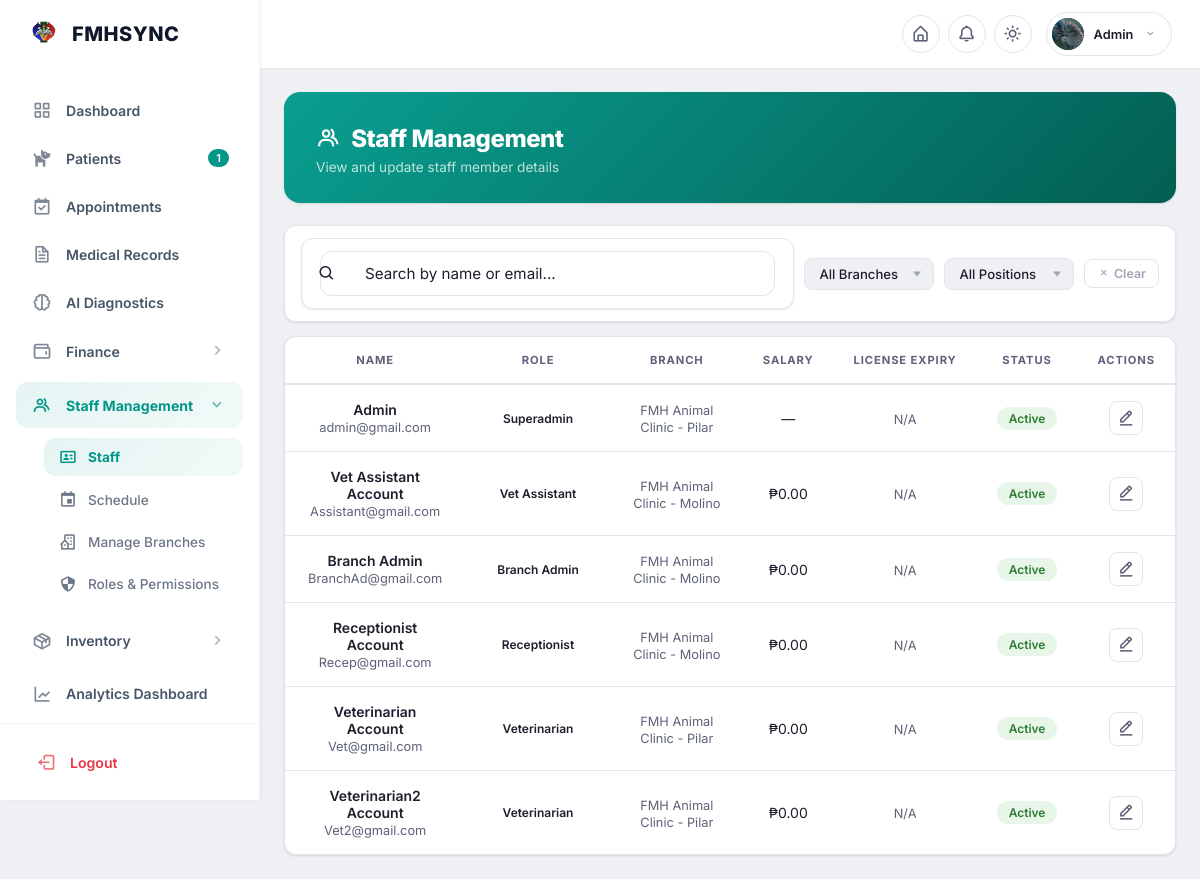
Page /employees/staff/ (signed in) on the earlier database version.
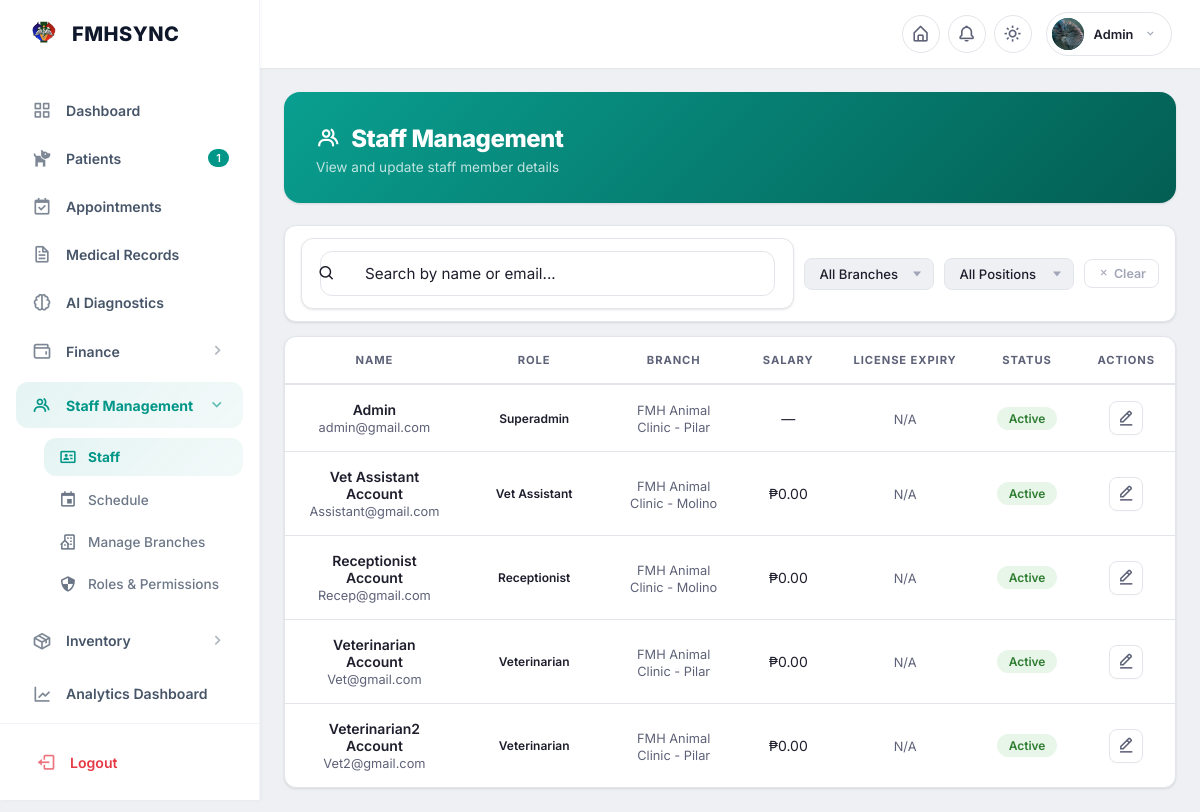
Same page on the later database version.
### accounts/models.py (models this page shows, shortened)
class User(AbstractUser):
    assigned_role = models.ForeignKey(
        'accounts.Role',
        on_delete=models.SET_NULL,
        null=True,
        blank=True,
        related_name='users',
        help_text='Custom role with granular permissions'
    )
    branch = models.ForeignKey(
        'branches.Branch',
        on_delete=models.SET_NULL,
        null=True,
        blank=True,
        related_name='branch_users',
        help_text='The branch this user belongs to.',
    )
    profile_picture = models.ImageField(
        upload_to='profiles/',
        blank=True,
        null=True,
        help_text='Profile picture for the user'
    )
    phone_number = models.CharField(max_length=20, blank=True)
    address = models.TextField(
        blank=True, help_text='Full address of the pet owner')
    def is_pet_owner(self):
        if self.is_superuser:
            return False
        if self.assigned_role:
            return not self.assigned_role.is_staff_role
        return True  # Default to pet owner for safety if no role assigned
    def has_module_permission(self, module_code, permission_type=None):
        if self.is_superuser:
            return True
        if self.assigned_role:
            return self.assigned_role.has_module_permission(module_code, permission_type)
        return False
    def get_display_role(self):
        if self.is_superuser:
            return 'Super Administrator'
        if self.assigned_role:
            return self.assigned_role.name
        return 'Pet Owner'
    class Meta:
        ordering = ['username']

### accounts/rbac_models.py (models this page shows, shortened)
class Role(models.Model):
    SUPERADMIN = 'superadmin'
    BRANCH_ADMIN = 'branch_admin'
    VET = 'veterinarian'
    RECEPTIONIST = 'receptionist'
    VET_ASSISTANT = 'vet_assistant'
    USER = 'user'  # Pet owner / customer
    name = models.CharField(max_length=100, unique=True)
    code = models.SlugField(max_length=50, unique=True)
    description = models.TextField(blank=True)
    modules = models.ManyToManyField(
        Module,
        through=ModulePermission,
        related_name='roles'
    )
    hierarchy_level = models.PositiveIntegerField(
        default=0,
        help_text='Higher level = more authority (0=basic, 10=admin)'
    )
    is_staff_role = models.BooleanField(
        default=True,
        help_text='If True, users with this role access the admin portal'
    )
    is_system_role = models.BooleanField(
        default=False,
        help_text='System roles cannot be deleted'
    )
    restrict_to_branch = models.BooleanField(
        default=True,
        help_text='If True, users see only their branch data'
    )
    created_at = models.DateTimeField(auto_now_add=True)
    updated_at = models.DateTimeField(auto_now=True)
    class Meta:
        ordering = ['-hierarchy_level', 'name']
        verbose_name = 'Role'
        verbose_name_plural = 'Roles'

### branches/models.py (models this page shows, shortened)
class Branch(models.Model):
    name = models.CharField(max_length=150, unique=True, help_text="Branch name (e.g. Downtown Clinic)")
    branch_code = models.CharField(max_length=50, unique=True, blank=True, null=True)
    phone_number = models.CharField(max_length=20)
    email = models.EmailField(blank=True, null=True)
    address = models.CharField(max_length=255)
    city = models.CharField(max_length=100)
    state = models.CharField(max_length=100)
    zip_code = models.CharField(max_length=20)
    clinic_license_number = models.CharField(
        max_length=100, blank=True,
        help_text='Clinic/branch registration or license number'
    )
    operating_hours = models.TextField(blank=True, null=True, help_text="e.g. Mon-Fri: 8am-6pm, Sat: 9am-2pm")
    is_active = models.BooleanField(default=True)
    google_maps_embed_url = models.URLField(
        max_length=1000,
        blank=True,
        help_text='Google Maps embed URL for iframe display'
    )
    google_maps_link = models.URLField(
        max_length=500,
        blank=True,
        help_text='Direct link to Google Maps location'
    )
    facebook_url = models.URLField(max_length=500, blank=True, help_text='Facebook page URL')
    instagram_url = models.URLField(max_length=500, blank=True, help_text='Instagram profile URL')
    messenger_url = models.URLField(max_length=500, blank=True, help_text='Facebook Messenger URL')
    tiktok_url = models.URLField(max_length=500, blank=True, help_text='TikTok profile URL')
    display_order = models.PositiveIntegerField(
        default=0,
        help_text='Order for contact page display (lower = first)'
    )
    badge_label = models.CharField(
        max_length=50,
        blank=True,
        help_text="Display badge (e.g., 'Main Branch', 'New!')"
    )
    created_at = models.DateTimeField(auto_now_add=True)
    updated_at = models.DateTimeField(auto_now=True)
    class Meta:
        verbose_name_plural = 'Branches'
        ordering = ['name']

### employees/models.py (models this page shows, shortened)
class StaffMember(SoftDeleteModel):
    class Position(models.TextChoices):
        VETERINARIAN = 'VETERINARIAN', 'Veterinarian'
        VET_ASSISTANT = 'VET_ASSISTANT', 'Vet Assistant'
        RECEPTIONIST = 'RECEPTIONIST', 'Receptionist'
        ADMIN = 'ADMIN', 'Admin'
        OJT = 'OJT', 'OJT'
    first_name = models.CharField(max_length=100)
    last_name = models.CharField(max_length=100)
    email = models.EmailField(blank=True)
    phone = models.CharField(max_length=20, blank=True)
    position = models.CharField(max_length=20, choices=Position.choices)
    salary = models.DecimalField(max_digits=10, decimal_places=2, default=0)
    branch = models.ForeignKey(
        Branch,
        on_delete=models.SET_NULL,
        null=True,
        blank=True,
        related_name='staff_members',
    )
    date_hired = models.DateField(null=True, blank=True)
    is_active = models.BooleanField(default=True)
    license_number = models.CharField(
        max_length=100, blank=True, help_text='PRC license number (for vets)')
    license_expiry = models.DateField(
        null=True, blank=True, help_text='License expiration date')
    user = models.OneToOneField(
        'accounts.User',
        on_delete=models.SET_NULL,
        null=True,
        blank=True,
        related_name='staff_profile',
    )
    created_at = models.DateTimeField(auto_now_add=True)
    updated_at = models.DateTimeField(auto_now=True)
    objects = StaffMemberManager()
    class Meta:
        ordering = ['last_name', 'first_name']

### employees/views.py (the view, shortened to what this page needs)
# urls.py: path('staff/', views.staff_list, name='staff_list'),
@login_required
@module_permission_required('staff', 'VIEW')
def staff_list(request):
    from accounts.models import User
    q = request.GET.get('q', '').strip()
    branch_id = request.GET.get('branch', '')
    position = request.GET.get('position', '')
    staff_users = User.objects.filter(
        assigned_role__is_staff_role=True
    ).select_related('assigned_role', 'branch', 'staff_profile')
    if branch_id:
        staff_users = staff_users.filter(branch_id=branch_id)
    branches = Branch.objects.filter(is_active=True)
    return render(request, 'employees/staff_list.html', {
        'staff_users': staff_users,
        'branches': branches,
        'positions': StaffMember.Position.choices,
        'q': q,
        'selected_branch': branch_id,
        'selected_position': position,
    })

### accounts/templatetags/permission_tags.py (called while the page is built)
@register.filter(name='has_module')
def has_module(user, module_code):
    if not user or not user.is_authenticated:
        return False
    return user.has_module_permission(module_code)

@register.filter(name='is_admin')
def is_admin(user):
    if not user or not user.is_authenticated:
        return False
    if user.is_superuser:
        return True
    if user.assigned_role and user.assigned_role.hierarchy_level >= 10:
        return True
    return False

@register.filter(name='is_branch_admin')
def is_branch_admin(user):
    if not user or not user.is_authenticated:
        return False
    if user.is_superuser:
        return True
    if user.assigned_role and user.assigned_role.hierarchy_level >= 8:
        return True
    return False

@register.filter(name='has_role_code')
def has_role_code(user, role_code):
    if not user or not user.is_authenticated:
        return False
    if user.assigned_role:
        return user.assigned_role.code == role_code
    return False

### utils/templatetags/currency_filters.py (called while the page is built)
@register.filter(name='peso')
def peso(value):
    if value is None or value == '':
        return '0.00'
    try:
        return f'{float(value):,.2f}'
    except (ValueError, TypeError):
        return '0.00'

### templates/employees/staff_list.html (shortened to what this page needs)
{% extends 'base/portal_admin.html' %}
{% load currency_filters %}
{% block content %}
{% include "components/page_hero.html" with title="Staff Management" subtitle="View and update staff member details" icon="bx-group" %}
<div class="filter-bar">
  <form method="GET" style="display:contents;" id="staffFilterForm">
    <div class="portal-search" style="margin-bottom:0; flex:1; min-width:200px;">
      <i class='bx bx-search'></i>
      <input type="text" name="q" placeholder="Search by name or email..." value="{{ q }}" id="staffSearch">
    </div>
    <div class="filter-actions">
      <a href="{% url 'employees:staff_list' %}" class="filter-btn clear"><i class='bx bx-x'></i> Clear</a>
    </div>
  </form>
</div>
{% if staff_users %}
<div class="admin-table-card">
    <table class="admin-table staff-table">
      <thead>
        <tr>
          <th style="text-align: center;">Name</th>
          <th style="text-align: center;">Role</th>
          <th style="text-align: center;">Branch</th>
          <th style="text-align: center;">Salary</th>
          <th style="text-align: center;">License Expiry</th>
          <th style="text-align: center;">Status</th>
          <th style="text-align: center;">Actions</th>
        </tr>
      </thead>
      <tbody>
        {% for user in staff_users %}
        <tr>
        <td style="text-align: center;">
            <div class="staff-name-cell" style="justify-content: center;">
              <div class="cell-stack" style="align-items: center;">
                <span class="cell-primary">{{ user.get_full_name|default:user.username }}</span>
                <span class="cell-secondary">{{ user.email }}</span>
              </div>
            </div>
          </td>
          <td style="text-align: center;">
            <span class="admin-badge position-{{ user.assigned_role.code|lower }}">{{ user.assigned_role.name }}</span>
          </td>
          <td style="text-align: center;">
            <span class="cell-secondary">{{ user.branch.name|default:"—" }}</span>
          </td>
          <td style="text-align: center;" class="cell-secondary">
            {% if user.staff_profile %}₱{{ user.staff_profile.salary|peso }}{% else %}—{% endif %}
          </td>
          <td style="text-align: center;">
            {% if user.staff_profile and user.staff_profile.license_expiry %}
              <span class="cell-secondary {% if user.staff_profile.license_expired %}text-danger-inline{% endif %}">
                {{ user.staff_profile.license_expiry|date:"M d, Y" }}
                {% if user.staff_profile.license_expired %}<i class='bx bx-error-circle'></i>{% endif %}
              </span>
            {% else %}
              <span class="cell-secondary">N/A</span>
            {% endif %}
          </td>
          <td style="text-align: center;">
            {% if user.is_active %}
              <span class="admin-badge active">Active</span>
            {% else %}
              <span class="admin-badge inactive">Inactive</span>
            {% endif %}
          </td>
          <td style="text-align: center;">
            <div onclick="event.stopPropagation();" class="rec-action-grid" style="margin: 0 auto; width: max-content;">
              <a href="{% url 'employees:staff_edit' user.pk %}" class="action-btn" title="Edit">
                <i class='bx bx-edit-alt'></i>
              </a>
            </div>
          </td>
        </tr>
        {% endfor %}
      </tbody>
    </table>
</div>
{% endif %}
{% endblock %}

### templates/base/portal_admin.html (shortened to what the changed rows need)
{% load static %}
{% load permission_tags %}
<!doctype html>
<html lang="en">
  <head>
    <link
      href="https://unpkg.com/boxicons@2.1.4/css/boxicons.min.css"
      rel="stylesheet"
    />
    <link rel="stylesheet" href="{% static 'css/base/messages.css' %}" />
    <link rel="stylesheet" href="{% static 'css/base/searchable-dropdown.css' %}" />
    <link
      rel="stylesheet"
      href="{% static 'css/accounts/portal_shared.css' %}"
    />
    <link
      rel="stylesheet"
      href="{% static 'css/accounts/portal_admin.css' %}"
    />
    <link rel="stylesheet" href="{% static 'css/accounts/dashboard.css' %}" />
    <link rel="stylesheet" href="{% static 'css/components/tab_bar.css' %}" />
    <link rel="stylesheet" href="{% static 'css/components/filter_bar.css' %}" />
  </head>
  <body class="admin-portal">
    <div class="portal-wrapper" id="portalWrapper">
      <header class="topbar">
        <div class="topbar-right">
          <div class="topbar-profile-container">
            <div
              class="topbar-profile"
              id="profileDropdownBtn"
              title="{{ user.get_full_name|default:user.username }}"
            >
              <div class="topbar-avatar">
                {% if user.profile_picture %}
                <img
                  src="{{ user.profile_picture.url }}"
                  alt="Profile"
                  style="
                    width: 100%;
                    height: 100%;
                    object-fit: cover;
                    border-radius: 50%;
                  "
                />
                {% elif user.first_name %}{{ user.first_name|make_list|first|upper }}{% elif user.username %}{{ user.username|make_list|first|upper }}{% else %}
                <i class="bx bxs-user"></i>
                {% endif %}
              </div>
              <span class="topbar-name">
                {{ user.get_full_name|default:user.username }}
              </span>
              <i class="bx bx-chevron-down topbar-chevron"></i>
            </div>
          </div>
        </div>
      </header>
      <main class="portal-content">{% block content %}{% endblock %}</main>
    </div>
  </body>
</html>

Differences in the rows shown:
no longer on this page (row edited): User: get_full_name "Branch Admin", email "BranchAd@gmail.com", assigned_role.name "Branch Admin", branch.name "FMH Animal Clinic - Molino", staff_profile.salary|peso "0.00", shows "N/A", is_active "Active"
